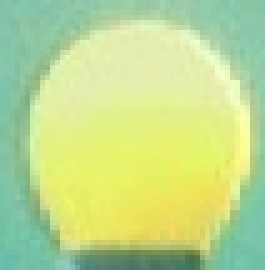
#> input picture Project3/Dataset1/Yellow/Training/Yellow134.jpg, 53 x 54 px (shown 5 times larger); its folder holds only this picture in this run
$ python GMM_Yellow.py
#> lines starting #> are read from the running program, lines starting #| are printed output that depends on the picture; long printed decimals are rounded
import cv2
import numpy as np
import os
import math

n = 0
mean1 = 190
mean2 = 150
mean3 = 250

std1 = 10
std2 = 10
std3 = 10

path = "Dataset1/Yellow/Training/"


def calculateGaussian(x, mean, std):
    gauss = (1 / (std * math.sqrt(2 * math.pi))) * (math.exp(-((x - mean) ** 2) / (2 * std ** 2)))
    return gauss


def get_images():
    images = []
    for image in os.listdir(path):
        images.append(image)
    return images


def em_gmm(pixel1, pixel2):
    global n, mean1, mean2, mean3, std1, std2, std3

    while n != 50:
        b11 = []
        b21 = []
        b31 = []
        b12 = []
        b22 = []
        b32 = []
        for pix1 in pixel1:
            p11 = calculateGaussian(pix1, mean1, std1)
            p12 = calculateGaussian(pix1, mean2, std2)
            p13 = calculateGaussian(pix1, mean3, std3)
            b11.append((p11 * (1 / 3.0)) / (p11 * (1 / 3.0) + p12 * (1 / 3.0) + p13 * (1 / 3.0)))
            b21.append((p12 * (1 / 3.0)) / (p11 * (1 / 3.0) + p12 * (1 / 3.0) + p13 * (1 / 3.0)))
            b31.append((p13 * (1 / 3.0)) / (p11 * (1 / 3.0) + p12 * (1 / 3.0) + p13 * (1 / 3.0)))
        for pix2 in pixel2:
            p21 = calculateGaussian(pix2, mean1, std1)
            p22 = calculateGaussian(pix2, mean2, std2)
            p23 = calculateGaussian(pix2, mean3, std3)
            b12.append((p21 * (1 / 3.0)) / (p21 * (1 / 3.0) + p22 * (1 / 3.0) + p23 * (1 / 3.0)))
            b22.append((p22 * (1 / 3.0)) / (p21 * (1 / 3.0) + p22 * (1 / 3.0) + p23 * (1 / 3.0)))
            b32.append((p23 * (1 / 3.0)) / (p21 * (1 / 3.0) + p22 * (1 / 3.0) + p23 * (1 / 3.0)))

        m11 = np.sum(np.array(b11) * np.array(pixel1)) / np.sum(np.array(b11))
        m21 = np.sum(np.array(b21) * np.array(pixel1)) / np.sum(np.array(b21))
        m31 = np.sum(np.array(b31) * np.array(pixel1)) / np.sum(np.array(b31))
        s11 = (np.sum(np.array(b11) * ((np.array(pixel1)) - mean1) ** 2) / np.sum(np.array(b11))) ** (1 / 2.0)
        s21 = (np.sum(np.array(b21) * ((np.array(pixel1)) - mean2) ** 2) / np.sum(np.array(b21))) ** (1 / 2.0)
        s31 = (np.sum(np.array(b31) * ((np.array(pixel1)) - mean3) ** 2) / np.sum(np.array(b31))) ** (1 / 2.0)
        m12 = np.sum(np.array(b12) * np.array(pixel2)) / np.sum(np.array(b12))
        m22 = np.sum(np.array(b22) * np.array(pixel2)) / np.sum(np.array(b22))
        m32 = np.sum(np.array(b32) * np.array(pixel2)) / np.sum(np.array(b32))
        s12 = (np.sum(np.array(b12) * ((np.array(pixel2)) - mean1) ** 2) / np.sum(np.array(b12))) ** (1 / 2.0)
        s22 = (np.sum(np.array(b22) * ((np.array(pixel2)) - mean2) ** 2) / np.sum(np.array(b22))) ** (1 / 2.0)
        s32 = (np.sum(np.array(b32) * ((np.array(pixel2)) - mean3) ** 2) / np.sum(np.array(b32))) ** (1 / 2.0)
        n = n + 1
        mean1 = (m11 + m12) / 2
        mean2 = (m21 + m22) / 2
        mean3 = (m31 + m32) / 2
        std1 = (s11 + s12) / 2
        std2 = (s21 + s22) / 2
        std3 = (s31 + s32) / 2
        print("Iteration = ", n)
        print(mean1, mean2, mean3)
        print(std1, std2, std3)
        n = n + 1
    return mean1, mean2, mean3, std1, std2, std3


def append_all_pixel(images):
    pixel1 = []
    pixel2 = []
    for image in images:
        image = cv2.imread("%s%s" % (path, image))
#> image is the input picture: shape (54, 53, 3); mean B, G, R 142.7, 218.2, 190.8

        image1 = (image[:, :, 1])
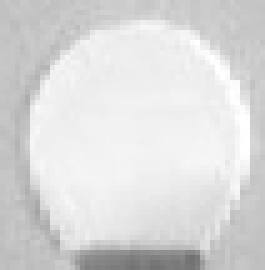
#> image1: shape (54, 53) (shown 5 times larger); min 113, max 255, mean 218.2
        r, c = image1.shape
#> r = 54; c = 53
        for j in range(0, r):
            for m in range(0, c):
                pix1 = image1[j][m]
                pixel1.append(pix1)
#> after the loop, pixel1 = 2862 values, max 255 at index 463, min 113 at index 2741, mean 218.2
        image2 = (image[:, :, 2])
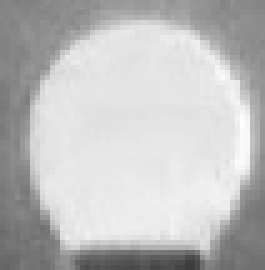
#> image2: shape (54, 53) (shown 5 times larger); min 60, max 254, mean 190.8
        r, c = image2.shape
        for j in range(0, r):
            for m in range(0, c):
                pix2 = image2[j][m]
                pixel2.append(pix2)
#> after the loop, pixel2 = 2862 values, max 254 at index 1320, min 60 at index 2847, mean 190.8
    return pixel1, pixel2


def main():
    images = get_images()
    pixel1, pixel2 = append_all_pixel(images)
    mean1, mean2, mean3, std1, std2, std3 = em_gmm(pixel1, pixel2)
#> the loop in em_gmm, `while n != 50:` made 25 passes
#> (m11, m21, m31, s11, s21, s31, m12, m22) on pass 1: (198.8, 134.5, 238.3, 8.51, 10.19, 10.05, 197.2, 133.3)
#> (printed output is left out)
    print("\n")
    print('final mean- ', mean1, mean2, mean3)
#| final mean-  219.771 167.418 234.872
    print('final std- ', std1, std2, std3)
#| final std-  16.067 37.886 5.843


if __name__ == '__main__':
    main()
